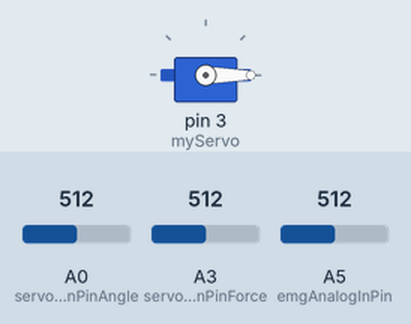
Bench run of a sketch on a simulated Arduino Uno, built with avr-gcc and run on an emulated ATmega328P. Shown: servo. Inputs (shaded band) come from the test bench; at power-on: A3 (servoAnalogInPinForce) = 512, A0 (servoAnalogInPinAngle) = 512, A5 (emgAnalogInPin) = 512. What the sketch prints to the serial monitor is not drawn.

Above: at 1.2 s.
1.3 s: A3 (servoAnalogInPinForce) set to 418
3.0 s: A3 (servoAnalogInPinForce) set to 382
At 3.8 s:
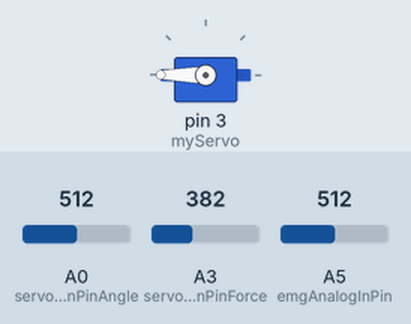
Timing chart, 0 to 6.0 s (numbered marks = the images above; inputs shaded):
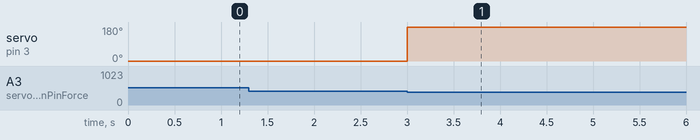

The sketch:

UnityCom.c.ino
```cpp
#include<Servo.h>

Servo myServo;

int servoAnalogInPinAngle = A0;
int servoAnalogInPinForce = A3;
int emgAnalogInPin = A5;
int emgSignal = 0;
int motorPosition;
char byteBuffer = 0;
int positionDesired;
int posIs;
int forceSensor;

int useemg = 0;

void setup(){
  myServo.attach(3);
  Serial.begin(9600);
  myServo.write(0);
  motorPosition = 0;
}

void sendDataByte(size_t dataByte, bool isFirst) {
  if(!isFirst && dataByte == 0xFF) {
    // make sure non-first byte is never 0xFF
    dataByte = 0xFE;
  }
  Serial.write(dataByte);
}

void sendDataByte(size_t dataByte) {
  sendDataByte(dataByte, false);
}

int getAngle(int sensorAngle) {
  return (int)(180 * ((sensorAngle%0xFC00 - 113) / (float)(469 - 113))) % 360;
}

void loop() {
  posIs = getAngle(analogRead(servoAnalogInPinAngle));
  forceSensor = analogRead(servoAnalogInPinForce);

if(useemg == 0) {
  if(forceSensor > 455) {
    //myServo.detach();
    //delay(1000);
    //myServo.attach(3);
    myServo.write(0);
    motorPosition = 0;
  } else if(forceSensor < 400) {
    //myServo.detach();
    //delay(1000);
    //myServo.attach(3);
    myServo.write(180);
    motorPosition = 180;
  }
} else {
  if(emgSignal > 250) {
myServo.write(0);
motorPosition = 0;
  } else if(emgSignal < 150) {
myServo.write(180);
motorPosition = 180;
  }
}


  emgSignal = analogRead(emgAnalogInPin);
  //motorPosition = map(emgSignal, 400, 600, 90, 160);
  //myServo.write(motorPosition);
  //Serial.println(emgSignal);

  // begin sequence:
  size_t dataByte = 0xFF;
  sendDataByte(dataByte, true);
  dataByte = posIs % 256;
  sendDataByte(dataByte);
  dataByte = posIs / 256;
  sendDataByte(dataByte);
  dataByte = forceSensor % 256;
  sendDataByte(dataByte);
  dataByte = forceSensor / 256;
  sendDataByte(dataByte);
  dataByte = emgSignal % 256;
  sendDataByte(dataByte);
  dataByte = emgSignal / 256;
  sendDataByte(dataByte);
  dataByte = motorPosition % 256;
  sendDataByte(dataByte);
  dataByte = motorPosition / 256;
  sendDataByte(dataByte);
  //Serial.println(posIs);
  Serial.flush();


  //Serial.readBytes(&byteBuffer, 1);
  //myServo.write(byteBuffer==1?0:360);

  delay(10);
}
```

Measured:
- the behaviour switches between 400 and 399 on A3 (servoAnalogInPinForce) (found by bisection; images 0 and 1)
- after the input at 1.3 s, every drawn part: stays the same
- after the input at 3.0 s, servo on pin 3 (myServo): 0° → 180° at once
